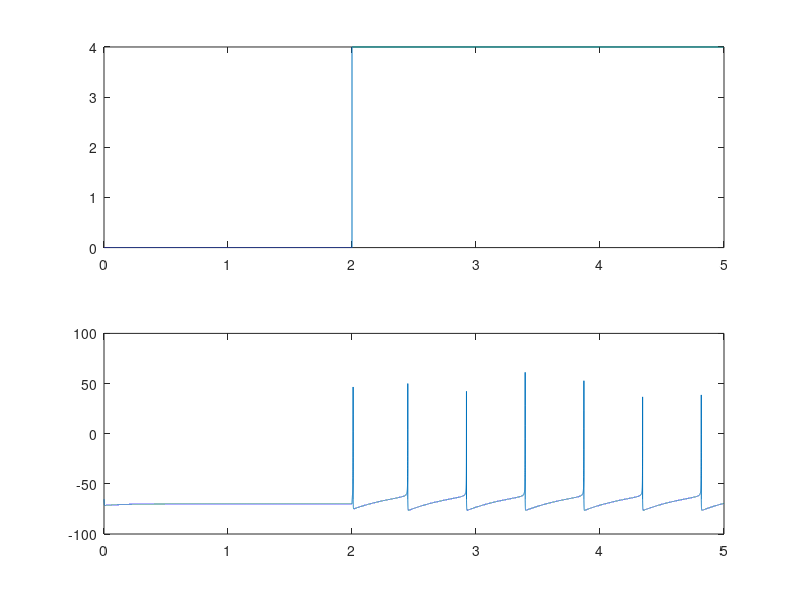

Write MATLAB code to recreate this figure.
%==========================================================================
% Izhikevich_2003.m
% Author: Akira Nagamori
% Last update: 6/18/19
% Reference:
%   Izhikevich 2003 
%==========================================================================

close all
clear all
clc

%%
Fs = 10000;
time = 0:1/Fs:5;
%%
I = zeros(1,length(time));
I(2*Fs+1:end) = 4;
%% Model parameters
a= 0.005; %[0.02*ones(Ne,1); 0.02+0.08*ri];
b= 0.2; %[0.2*ones(Ne,1); 0.25-0.05*ri];
c= -65; %[-65+15*re.^2; -65*ones(Ni,1)];
d= 8; %[8-6*re.^2; 2*ones(Ni,1)];

%% Initial Conditions
v=-65; %*ones(Ne+Ni,1); % Initial values of v
u=b.*v; % Initial values of u

%%
binary = zeros(1,length(time));
v_vec = zeros(1,length(time));
for t = 1:length(time) 

    if v >= 30
    binary(t) = 1;
    v = c;
    u = u +d;
    end

v_dot = (0.04*v.^2+5*v+140-u+I(t)); 
v = v_dot*1000/Fs + v;

u_dot = a.*(b.*v-u);
u = u_dot*1000/Fs + u; 

v_vec(t) = v;
end

figure(1)
subplot(2,1,1)
plot(time,I)
subplot(2,1,2)
plot(time,v_vec)

spike_time = find(binary(3*Fs+1:end));
ISI = diff(spike_time)/(Fs/1000);
mean_FR = mean(1./ISI*1000)
